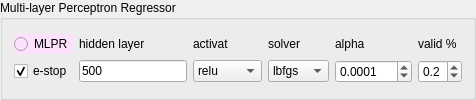
        <widget class="QGroupBox" name="groupBox">
         <property name="styleSheet">
          <string notr="true"/>
         </property>
         <property name="title">
          <string>Multi-layer Perceptron Regressor</string>
         </property>
         <layout class="QGridLayout" name="gridLayout_22">
          <item row="0" column="0">
           <layout class="QGridLayout" name="gridLayout_19">
            <item row="0" column="0">
             <widget class="QRadioButton" name="radioButton_mlp">
              <property name="toolTip">
               <string>Multi-layer Perceptron Regressor</string>
              </property>
              <property name="styleSheet">
               <string notr="true">background-color: rgb(252, 226, 251);</string>
              </property>
              <property name="text">
               <string>MLPR</string>
              </property>
              <attribute name="buttonGroup">
               <string notr="true">buttonGroup</string>
              </attribute>
             </widget>
            </item>
            <item row="0" column="1">
             <widget class="QLabel" name="label_36">
              <property name="text">
               <string>hidden layer</string>
              </property>
             </widget>
            </item>
            <item row="0" column="2">
             <widget class="QLabel" name="label_38">
              <property name="text">
               <string>activat</string>
              </property>
             </widget>
            </item>
            <item row="0" column="3">
             <widget class="QLabel" name="label_42">
              <property name="text">
               <string>solver</string>
              </property>
             </widget>
            </item>
            <item row="0" column="4">
             <widget class="QLabel" name="label_43">
              <property name="text">
               <string>alpha</string>
              </property>
             </widget>
            </item>
            <item row="0" column="5">
             <widget class="QLabel" name="label_44">
              <property name="text">
               <string>valid %</string>
              </property>
             </widget>
            </item>
            <item row="1" column="0">
             <widget class="QCheckBox" name="checkBox_e_stop_mlp">
              <property name="text">
               <string>e-stop</string>
              </property>
              <property name="checked">
               <bool>true</bool>
              </property>
             </widget>
            </item>
            <item row="1" column="1">
             <widget class="QLineEdit" name="lineEdit_layer_mlp">
              <property name="text">
               <string>500</string>
              </property>
             </widget>
            </item>
            <item row="1" column="2">
             <widget class="QComboBox" name="comboBox_activation_mlp">
              <item>
               <property name="text">
                <string>relu</string>
               </property>
              </item>
              <item>
               <property name="text">
                <string>logistic</string>
               </property>
              </item>
              <item>
               <property name="text">
                <string>tanh</string>
               </property>
              </item>
              <item>
               <property name="text">
                <string>identity</string>
               </property>
              </item>
             </widget>
            </item>
            <item row="1" column="3">
             <widget class="QComboBox" name="comboBox_solvar_mlp">
              <property name="currentText">
               <string>lbfgs</string>
              </property>
              <property name="currentIndex">
               <number>1</number>
              </property>
              <item>
               <property name="text">
                <string>adam</string>
               </property>
              </item>
              <item>
               <property name="text">
                <string>lbfgs</string>
               </property>
              </item>
              <item>
               <property name="text">
                <string>sgd</string>
               </property>
              </item>
             </widget>
            </item>
            <item row="1" column="4">
             <widget class="QDoubleSpinBox" name="doubleSpinBox_alpha_mlp">
              <property name="decimals">
               <number>4</number>
              </property>
              <property name="maximum">
               <double>100.000000000000000</double>
              </property>
              <property name="singleStep">
               <double>0.100000000000000</double>
              </property>
              <property name="value">
               <double>0.000100000000000</double>
              </property>
             </widget>
            </item>
            <item row="1" column="5">
             <widget class="QDoubleSpinBox" name="doubleSpinBox_valid_mlp">
              <property name="decimals">
               <number>1</number>
              </property>
              <property name="maximum">
               <double>1.000000000000000</double>
              </property>
              <property name="singleStep">
               <double>0.100000000000000</double>
              </property>
              <property name="value">
               <double>0.200000000000000</double>
              </property>
             </widget>
            </item>
           </layout>
          </item>
         </layout>
        </widget>
